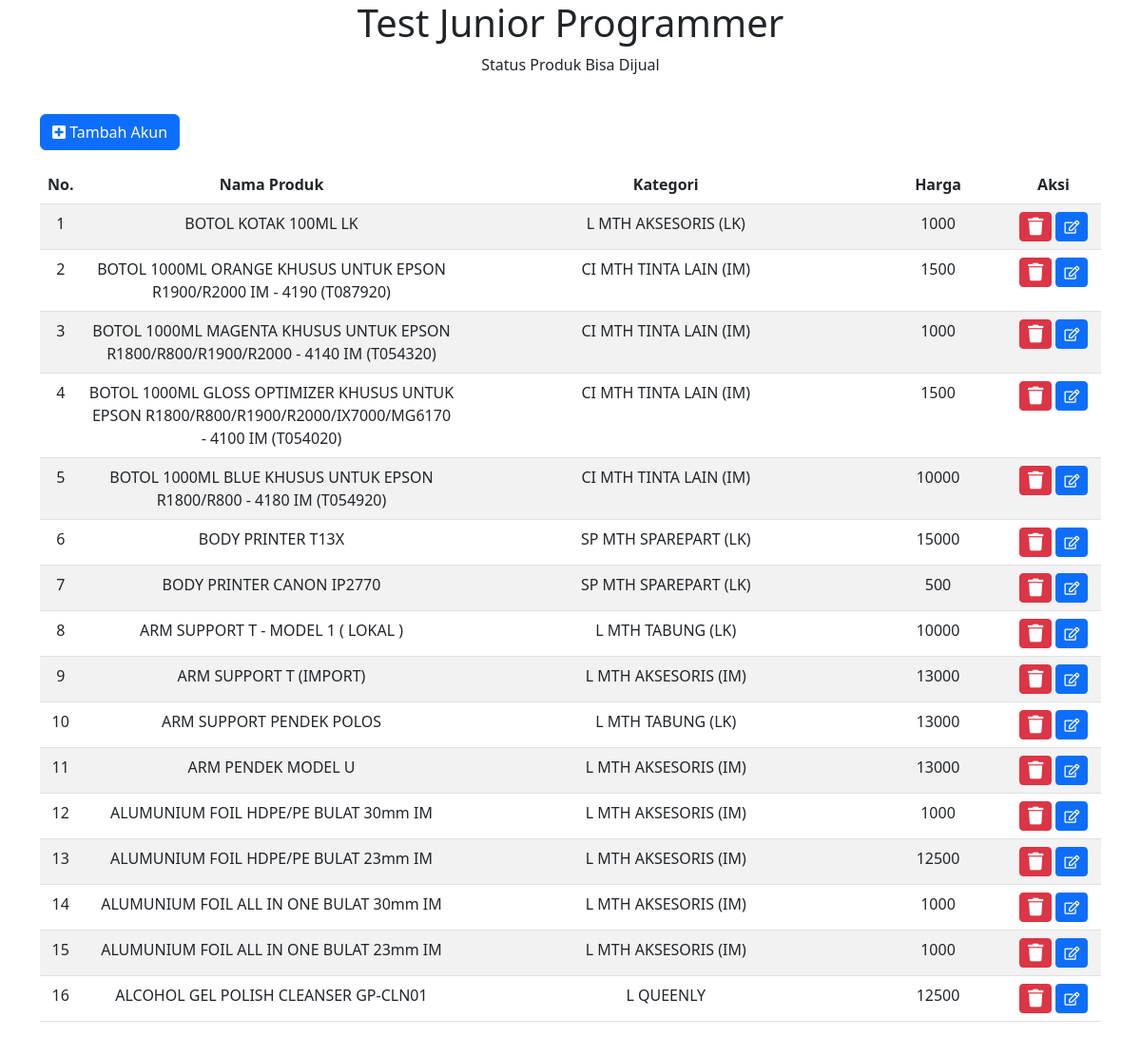
The page / on the database its author committed.
### tables this page shows
CREATE TABLE `produk` (
  `id_produk` int(11) NOT NULL,
  `nama_produk` varchar(104) NOT NULL,
  `kategori` varchar(22) NOT NULL,
  `harga` int(11) NOT NULL,
  `status` varchar(17) NOT NULL
);

### index.php (the view, shortened to what this page needs)
<?php
    require "koneksi.php";
    ?>
<!doctype html>
<html lang="en">
  <head>
    <link rel="stylesheet" href="https://cdnjs.cloudflare.com/ajax/libs/font-awesome/5.15.3/css/all.min.css" />
    <link href="https://cdn.jsdelivr.net/npm/bootstrap@5.2.0/dist/css/bootstrap.min.css" rel="stylesheet">
  </head>
  <body>
    <div class="container">
        <h1 align="center">Test Junior Programmer</h1>
        <p align="center">Status Produk Bisa Dijual</p><br>
        <a class="btn btn-primary mb-3" href="tambah.php"><i class="fa fa-plus-square "></i> Tambah Akun</a>
        <table class="table table-striped">
            <thead>
                <tr align="center">
                    <th scope="col" width="10">No. </th>
                    <th scope="col" width="400">Nama Produk</th>
                    <th scope="col">Kategori</th>
                    <th scope="col">Harga</th>
                    <th scope="col" width="100">Aksi</th>
                </tr>
            </thead>
            <tbody>
               <?php
                    $no=0;
                        $data = mysqli_query($koneksi,"SELECT * FROM produk WHERE status ='bisa dijual' ORDER BY id_produk DESC");
                        while($d = mysqli_fetch_array($data)){
                            $no++;
                            ?>
                <tr align="center">
                    <td><?= $no; ?></td>
                    <td><?= $d['nama_produk']; ?></td>
                    <td><?= $d['kategori']; ?></td>
                    <td><?= $d['harga']; ?></td>
                    <td><div id="thanks">
                        <a onclick="return confirm ('Yakin hapus Produk <?php echo $d['nama_produk'];?>.?');" class="btn btn-sm btn-danger tooltips" data-placement="bottom" data-toggle="tooltip" title="Hapus Produk" href="proses/delete.php?hal=hapus&kd=<?php echo $d['id_produk'];?>"><span class="fa fa-lg fa-trash"> </span></a>
                        <a class="btn btn-sm btn-primary tooltips" data-placement="bottom" data-toggle="tooltip" title="Edit Produk" href="edit.php?hal=hapus&kd=<?php echo $d['id_produk'];?>"><span class="far fa-edit"></span></a>
                    </td>
                </tr>
                <?php
                    }
                ?>
            </tbody>
        </table>
    </div>
  </body>
</html>

### rows shown on the page
produk: nama_produk "BOTOL KOTAK 100ML LK", kategori "L MTH AKSESORIS (LK)", harga "1000"
produk: nama_produk "BOTOL 1000ML ORANGE KHUSUS UNTUK EPSON R1900/R2000 IM - 4190 (T087920)", kategori "CI MTH TINTA LAIN (IM)", harga "1500"
produk: nama_produk "BOTOL 1000ML MAGENTA KHUSUS UNTUK EPSON R1800/R800/R1900/R2000 - 4140 IM (T054320)", kategori "CI MTH TINTA LAIN (IM)", harga "1000"
produk: nama_produk "BOTOL 1000ML GLOSS OPTIMIZER KHUSUS UNTUK EPSON R1800/R800/R1900/R2000/IX7000/MG6170 - 4100 IM (T054020)", kategori "CI MTH TINTA LAIN (IM)", harga "1500"
produk: nama_produk "BOTOL 1000ML BLUE KHUSUS UNTUK EPSON R1800/R800 - 4180 IM (T054920)", kategori "CI MTH TINTA LAIN (IM)", harga "10000"
produk: nama_produk "BODY PRINTER T13X", kategori "SP MTH SPAREPART (LK)", harga "15000"
produk: nama_produk "BODY PRINTER CANON IP2770", kategori "SP MTH SPAREPART (LK)", harga "500"
produk: nama_produk "ARM SUPPORT T - MODEL 1 ( LOKAL )", kategori "L MTH TABUNG (LK)", harga "10000"
produk: nama_produk "ARM SUPPORT T (IMPORT)", kategori "L MTH AKSESORIS (IM)", harga "13000"
produk: nama_produk "ARM SUPPORT PENDEK POLOS", kategori "L MTH TABUNG (LK)", harga "13000"
produk: nama_produk "ARM PENDEK MODEL U", kategori "L MTH AKSESORIS (IM)", harga "13000"
produk: nama_produk "ALUMUNIUM FOIL HDPE/PE BULAT 30mm IM", kategori "L MTH AKSESORIS (IM)", harga "1000"
produk: nama_produk "ALUMUNIUM FOIL HDPE/PE BULAT 23mm IM", kategori "L MTH AKSESORIS (IM)", harga "12500"
produk: nama_produk "ALUMUNIUM FOIL ALL IN ONE BULAT 30mm IM", kategori "L MTH AKSESORIS (IM)", harga "1000"
produk: nama_produk "ALUMUNIUM FOIL ALL IN ONE BULAT 23mm IM", kategori "L MTH AKSESORIS (IM)", harga "1000"
produk: nama_produk "ALCOHOL GEL POLISH CLEANSER GP-CLN01", kategori "L QUEENLY", harga "12500"
